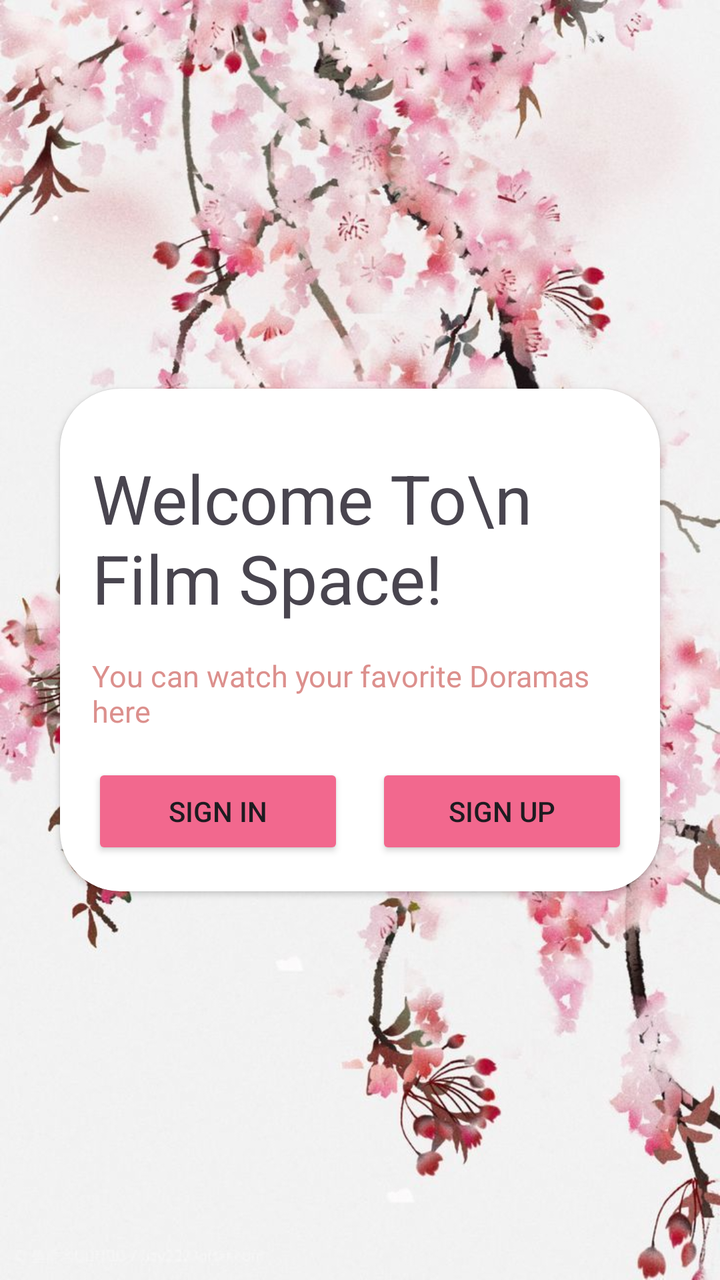
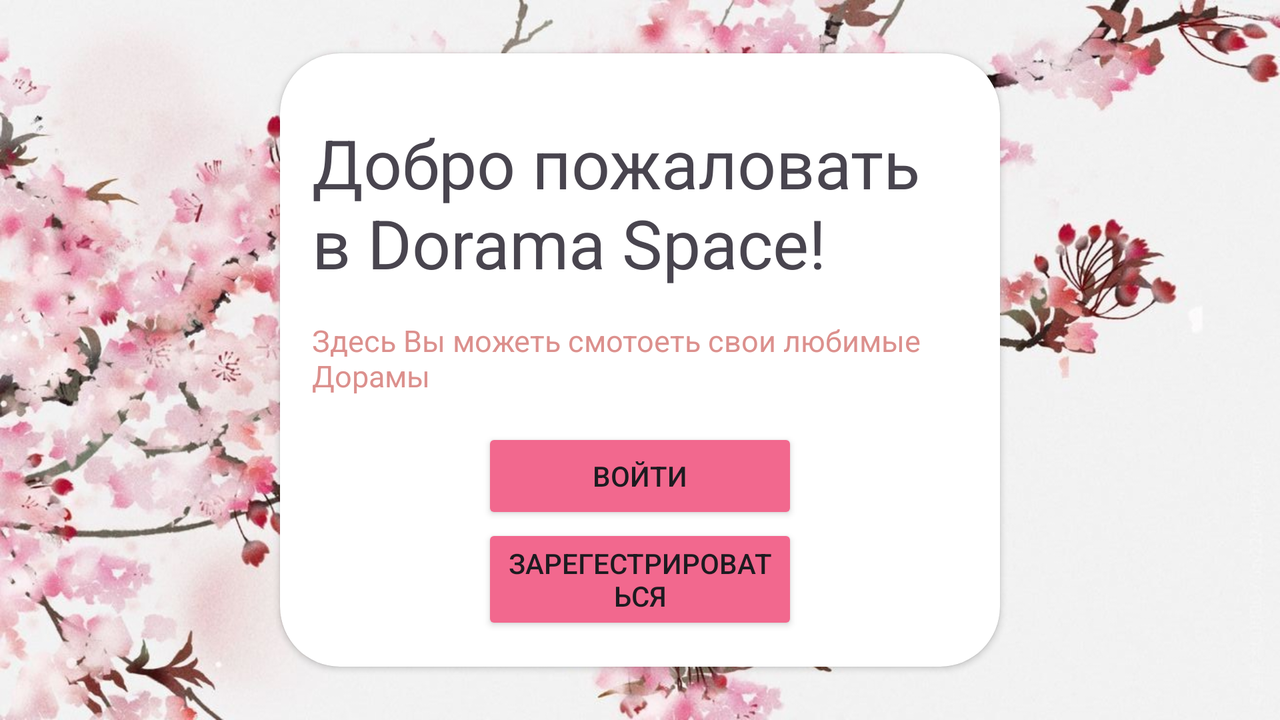

An Android layout and its configuration variant, each rendered on a device that would load it. The default file and the variant file are quoted in full after the pictures.
<!-- AndroidManifest.xml: application theme Theme.FilmSpace -->
<!-- res/layout/activity_welcome.xml -->
<?xml version="1.0" encoding="utf-8"?>
<androidx.constraintlayout.widget.ConstraintLayout xmlns:android="http://schemas.android.com/apk/res/android"
    xmlns:app="http://schemas.android.com/apk/res-auto"
    xmlns:tools="http://schemas.android.com/tools"
    android:layout_width="match_parent"
    android:layout_height="match_parent"
    android:background="@drawable/welcome"
    tools:context=".view.WelcomeActivity">

    <androidx.cardview.widget.CardView
        android:layout_width="0dp"
        android:layout_height="wrap_content"
        app:cardCornerRadius="30dp"
        android:layout_margin="30dp"
        app:layout_constraintBottom_toBottomOf="parent"
        app:layout_constraintEnd_toEndOf="parent"
        app:layout_constraintStart_toStartOf="parent"
        app:layout_constraintTop_toTopOf="parent">

        <LinearLayout
            android:layout_width="match_parent"
            android:layout_height="wrap_content"
            android:orientation="vertical"
            android:padding="16dp">

            <TextView
                android:id="@+id/text1"
                android:layout_width="wrap_content"
                android:layout_height="wrap_content"
                android:layout_gravity="center_horizontal"
                android:layout_marginTop="16dp"
                android:text="Welcome To\n Film Space!"
                android:textSize="34sp" />
            <TextView
                android:id="@+id/text2"
                android:layout_width="wrap_content"
                android:layout_height="wrap_content"
                android:layout_gravity="center_horizontal"
                android:layout_marginTop="16dp"
                android:textColor="@color/lightPink"
                android:text="You can watch your favorite Doramas here"
                android:textSize="15sp" />

            <LinearLayout
                android:layout_width="match_parent"
                android:layout_height="wrap_content"
                android:layout_marginTop="16dp"
                android:orientation="horizontal">

                <Button
                    android:id="@+id/buttonSignIn"
                    android:backgroundTint="@color/pink"
                    android:layout_width="0dp"
                    android:layout_height="wrap_content"
                    android:layout_marginEnd="8dp"
                    android:layout_weight="1"
                    android:text="Sign In" />

                <Button
                    android:id="@+id/buttonSignUp"
                    android:backgroundTint="@color/pink"
                    android:layout_width="0dp"
                    android:layout_height="wrap_content"
                    android:layout_marginStart="8dp"
                    android:layout_weight="1"
                    android:text="Sign Up" />
            </LinearLayout>
        </LinearLayout>
    </androidx.cardview.widget.CardView>

</androidx.constraintlayout.widget.ConstraintLayout>
<!-- resources referenced by this layout -->
<resources>
  <color name="lightPink">#dc908d</color>
  <color name="pink">#f2688e</color>
  <!-- drawable welcome: jpg bitmap (drawable, 129574 bytes) -->
  <style name="Theme.FilmSpace" parent="Base.Theme.FilmSpace" />
  <style name="Base.Theme.FilmSpace" parent="Theme.Material3.DayNight.NoActionBar">
          
          <item name="colorPrimary">@color/lightPink</item>
      </style>
</resources>
<!-- res/layout-land/activity_welcome.xml (the author's variant of the layout above) -->
<!-- drawn on the phone turned sideways -->
<?xml version="1.0" encoding="utf-8"?>
<androidx.constraintlayout.widget.ConstraintLayout xmlns:android="http://schemas.android.com/apk/res/android"
    xmlns:app="http://schemas.android.com/apk/res-auto"
    xmlns:tools="http://schemas.android.com/tools"
    android:layout_width="match_parent"
    android:layout_height="match_parent"
    android:background="@drawable/welcomehor"
    tools:context=".view.WelcomeActivity">

    <androidx.cardview.widget.CardView
        android:layout_width="match_parent"
        android:layout_height="wrap_content"
        android:layout_margin="140dp"
        app:cardCornerRadius="30dp"

        app:layout_constraintBottom_toBottomOf="parent"
        app:layout_constraintEnd_toEndOf="parent"
        app:layout_constraintStart_toStartOf="parent"
        app:layout_constraintTop_toTopOf="parent">

        <LinearLayout
            android:layout_width="match_parent"
            android:layout_height="wrap_content"
            android:orientation="vertical"
            android:padding="16dp">

            <TextView
                android:id="@+id/text1"
                android:layout_width="wrap_content"
                android:layout_height="wrap_content"
                android:layout_gravity="center_horizontal"
                android:layout_marginTop="16dp"
                android:text="@string/welcome_title"
                android:textSize="34sp" />
            <TextView
                android:id="@+id/text2"
                android:layout_width="wrap_content"
                android:layout_height="wrap_content"
                android:layout_gravity="center_horizontal"
                android:layout_marginTop="16dp"
                android:textColor="@color/lightPink"
                android:text="@string/welcome_under_title"
                android:textSize="15sp" />

            <LinearLayout
                android:layout_width="match_parent"
                android:layout_height="match_parent"
                android:gravity="center"
                android:layout_marginTop="16dp"
                android:orientation="vertical">

                <Button
                    android:id="@+id/buttonSignIn"
                    android:backgroundTint="@color/pink"
                    android:layout_width="158dp"
                    android:layout_height="wrap_content"
                    android:layout_weight="1"
                    android:text="@string/sign_in" />

                <Button
                    android:id="@+id/buttonSignUp"
                    android:layout_width="158dp"
                    android:layout_height="wrap_content"
                    android:layout_weight="1"
                    android:backgroundTint="@color/pink"
                    android:text="@string/sign_up" />
            </LinearLayout>
        </LinearLayout>
    </androidx.cardview.widget.CardView>

</androidx.constraintlayout.widget.ConstraintLayout>
<!-- resources referenced by the variant -->
<!-- as the phone turned sideways resolves them -->
<resources>
  <color name="lightPink">#dc908d</color>
  <color name="pink">#f2688e</color>
  <!-- drawable welcomehor: jpg bitmap (drawable, 183014 bytes) -->
  <string name="sign_in">Войти</string>
  <string name="sign_up">Зарегестрироваться</string>
  <string name="welcome_title">Добро пожаловать в Dorama Space!</string>
  <string name="welcome_under_title">Здесь Вы можеть смотоеть свои любимые Дорамы</string>
  <style name="Theme.FilmSpace" parent="Base.Theme.FilmSpace" />
  <style name="Base.Theme.FilmSpace" parent="Theme.Material3.DayNight.NoActionBar">
          
          <item name="colorPrimary">@color/lightPink</item>
      </style>
</resources>
